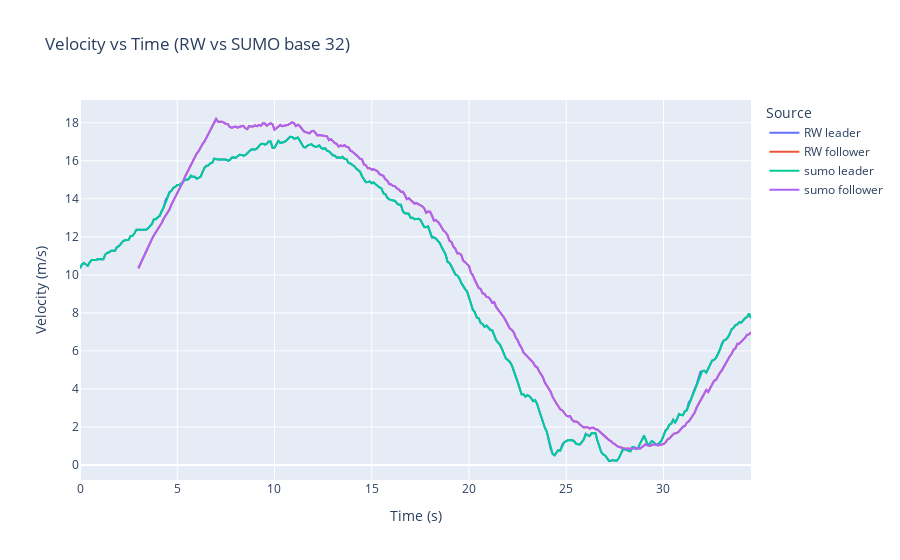

The cell this chart's notebook holds for it:
### Code cell
vt_fig = go.Figure(data=go.Scatter(x=actual_df['seconds'], y=actual_df['leadvelocity'], name='RW leader'))
vt_fig.add_scatter(x=actual_df['seconds'], y=actual_df['followvelocity'], name='RW follower')

vt_fig.add_scatter(x=leader_df["time"], y=leader_df["speed"], name="sumo leader")
vt_fig.add_scatter(x=follower_df["time"], y=follower_df["speed"], name="sumo follower")

vt_fig.update_layout(
    title="Velocity vs Time (RW vs SUMO base 32)",
    xaxis_title="Time (s)",
    yaxis_title="Velocity (m/s)",
    legend_title="Source",
)

vt_fig.show()

### Figure 1 — Plotly figure (JSON) as saved in the notebook; plotly's stock layout.template omitted (floating-point values rounded to 4 significant figures; data arrays with more than 128 entries replaced by an {"elided": "..."} marker saying what was removed)
{"data": [{"name": "RW leader", "type": "scatter", "x": {"elided": "346 float values"}, "y": {"elided": "346 float values"}}, {"name": "RW follower", "type": "scatter", "x": {"elided": "346 float values"}, "y": {"elided": "346 float values"}}, {"name": "sumo leader", "type": "scatter", "x": {"elided": "346 str values"}, "y": {"elided": "346 str values"}}, {"name": "sumo follower", "type": "scatter", "x": {"elided": "316 str values"}, "y": {"elided": "316 str values"}}], "layout": {"legend": {"title": {"text": "Source"}}, "title": {"text": "Velocity vs Time (RW vs SUMO base 32)"}, "xaxis": {"title": {"text": "Time (s)"}}, "yaxis": {"title": {"text": "Velocity (m/s)"}}}}
